Frame 1 (no input): blank canvas, image omitted
Frame 60 (no input): blank canvas, image omitted
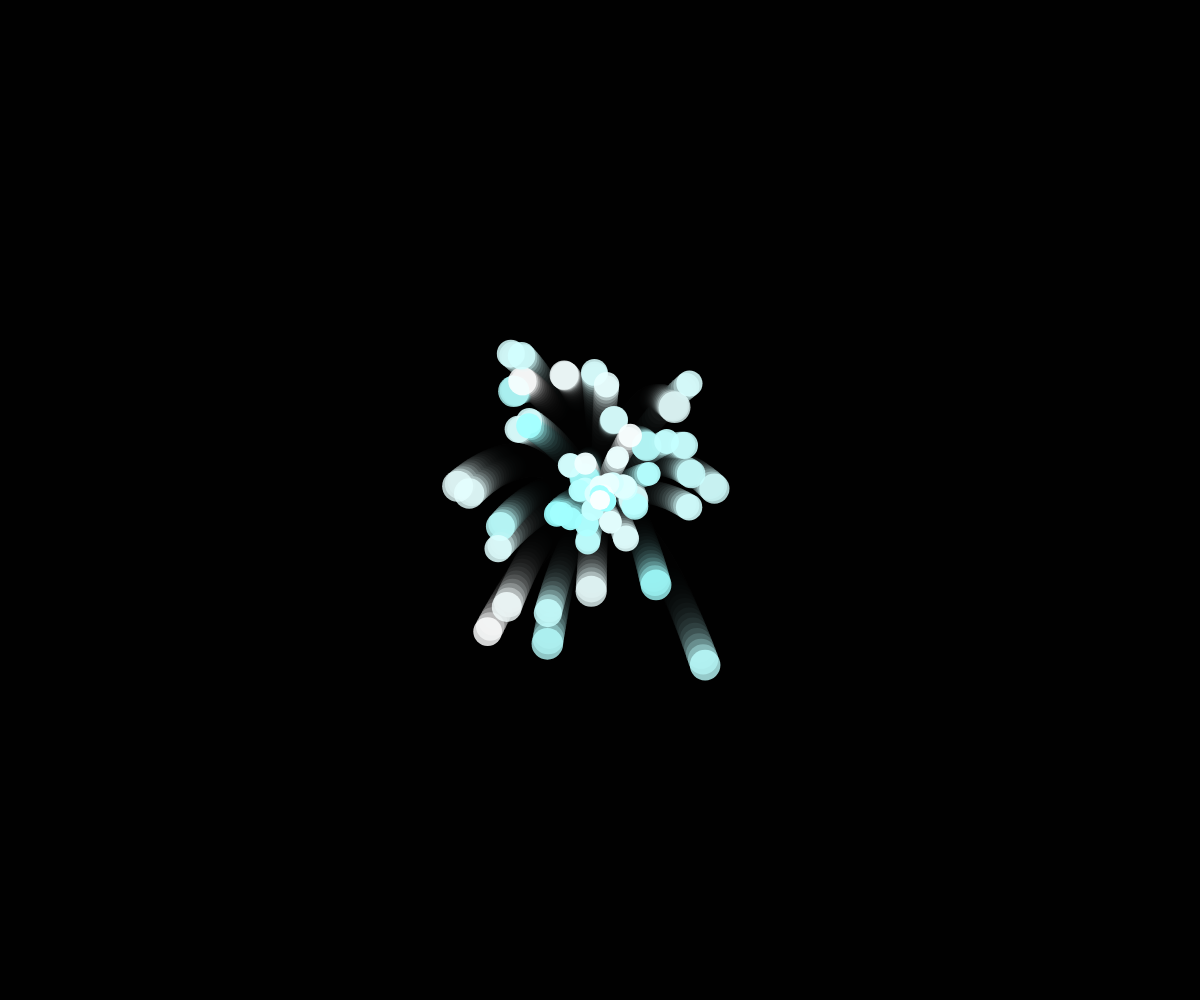
Frame 120 (the mouse pressed at the canvas centre since frame 60)

The p5.js sketch whose frames 1 and 60 were blank and that drew this single picture after the mouse press (run headless with seeded random() and noise() and a simulated clock; from frame 60 on, the mouse is pressed at the canvas centre):

// p5.js sketch
// ── sketch.js
//Step1: Create a ball object and get it to appear on the screen

//Step2: Make the object an array and create multiple objects that all follow the mouse

//Step3: Give the objects speeds so they leave where the mouse is

//Step4: Use shift() to shorten the object once there are more than 1000 of them

//Step5: Add aestetics

let ball=[
  ]
let n;

function setup() {
  createCanvas(windowWidth, windowHeight);
  n=0
  noStroke()
}

function draw() {
  background(0,60);
  if(mouseX>0 && mouseY>0){
    let newBall={
      x:mouseX,
      y:mouseY,
      xSpeed:random(-3,3),
      ySpeed:random(-6,1),
      yAcc:0.1,
      r:random(155,255),
      a:255,
      s:20
    }
    ball.push(newBall)
    for(let i =0; i<n; i++){
      fill(ball[i].r,255,255,ball[i].a)
      ball[i].a-=1
      ball[i].s+=0.2
      circle(ball[i].x,ball[i].y,ball[i].s)
      ball[i].ySpeed += ball[i].yAcc
      ball[i].x+=ball[i].xSpeed
      ball[i].y+=ball[i].ySpeed
    }
    n++
  }
  
  if(ball.length>1000){
    ball.shift()
    n--
  }
}

function mousePressed(){
}
